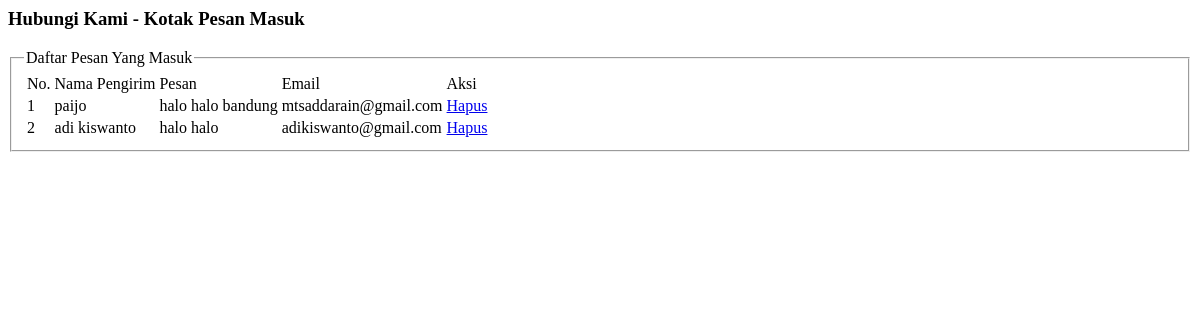
/admin/hubungi.php, run on an earlier commit of the app's database.
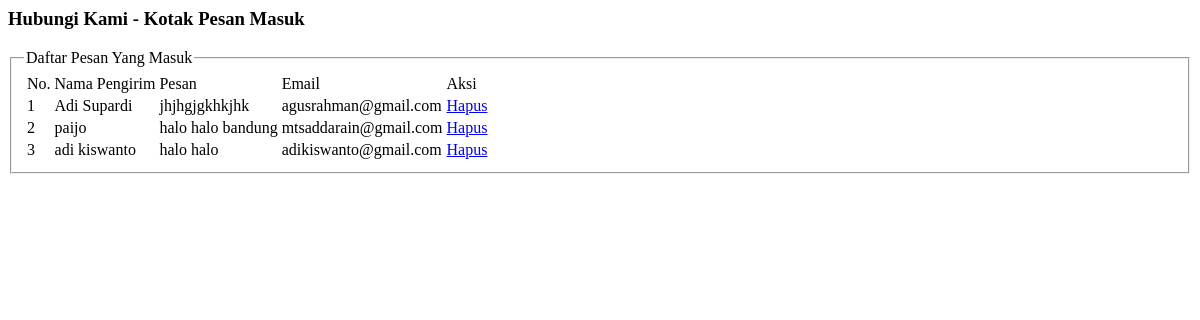
And on a later commit of the database.
### tables this page shows
CREATE TABLE `tbl_hubungi` (
  `id_hubungi` int(10) NOT NULL,
  `nama` varchar(150) NOT NULL,
  `email` varchar(150) NOT NULL,
  `pesan` text NOT NULL
);

### admin/hubungi.php (the view, shortened to what this page needs)
<link href="../css/thickbox.css" rel="stylesheet" type="text/css" />
<h3>Hubungi Kami - Kotak Pesan Masuk</h3>
<div class="well animasi2">
<fieldset>
<legend>Daftar Pesan Yang Masuk</legend>
<table class="table table-striped table-hover">
<tr><td>No.</td><td>Nama Pengirim</td><td>Pesan</td><td>Email</td><td>Aksi</td></tr>
<?php
include('../config.php');
$q = $mysqli->query("select * from tbl_hubungi order by id_hubungi DESC");
$n = 1;
while($r = $q->fetch_array(MYSQLI_ASSOC))
{
	echo '<tr class="content"><td>'.$n.'</td><td>'.$r["nama"].'</td><td>'.$r["pesan"].'</td><td>'.$r["email"].'</td>
	<td><a href="#" class="delbutton" id="'.$r['id_hubungi'].'" href="#" ><div id="box-link">Hapus</div></a></td>
	</tr>';
	$n++;
}
?>
</table>
</fieldset>
</div>

What changed in the data, as far as the page shows it:
added tbl_hubungi: nama "Adi Supardi", pesan "jhjhgjgkhkjhk", email "agusrahman@gmail.com"
